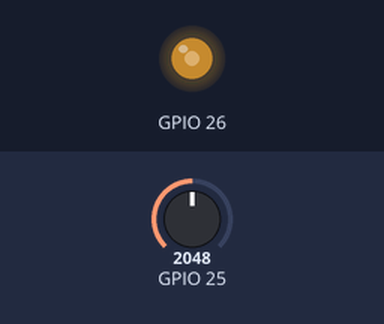
The sketch below on a simulated ESP32. Shown: output pins drawn as LEDs (lit = HIGH). Inputs (shaded band) come from the test bench; at power-on: GPIO 25 = 2048. What the sketch prints to the serial monitor is not drawn.

Above: at 1.2 s.
1.3 s: GPIO 25 set to 1673
At 1.7 s:
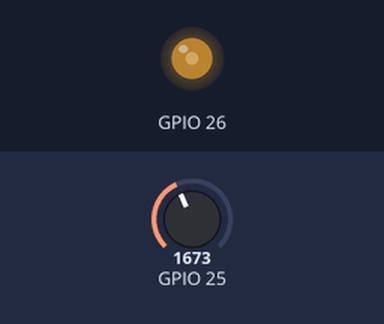
4.3 s: GPIO 25 set to 1545
At 5.3 s:
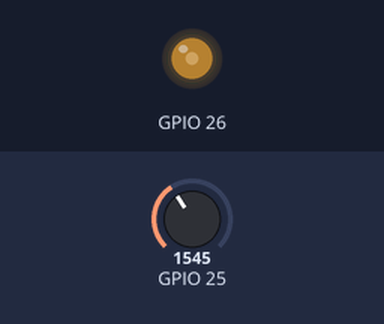
5.8 s: GPIO 25 set to 1032
At 6.6 s:
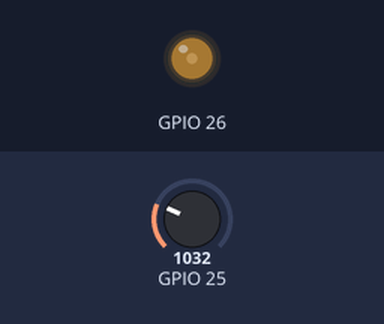
7.3 s: GPIO 25 set to 951
At 8.7 s:
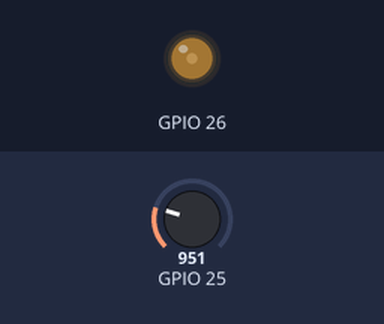
10.3 s: GPIO 25 set to 170
At 11.1 s:
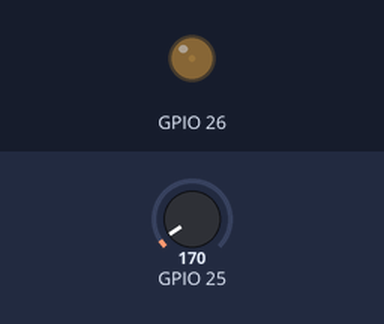
11.8 s: GPIO 25 set to 153
At 12.2 s:
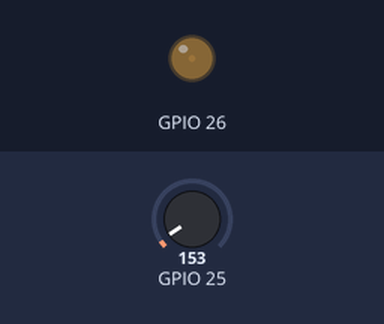
Timing chart, 0 to 14.8 s (numbered marks = the images above; inputs shaded):
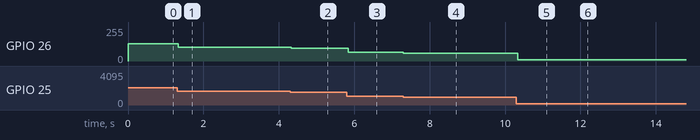

Measured:
- after the input at 1.3 s, GPIO 26: 128/255 → 104/255 at once
- after the input at 4.3 s, GPIO 26: 104/255 → 96/255 at once
- after the input at 5.8 s, GPIO 26: 96/255 → 64/255 at once
- after the input at 7.3 s, GPIO 26: 64/255 → 59/255 at once
- after the input at 10.3 s, GPIO 26: 59/255 → 10/255 at once
- after the input at 11.8 s, GPIO 26: 10/255 → 9/255 at once

The sketch:

changelight1205.ino
```cpp
#include <analogWrite.h>
void setup() {
  pinMode(25, INPUT);
  pinMode(26, OUTPUT);
  Serial.begin(9600);
}

double inputVal;
int outputVal;

void loop() {
  inputVal = analogRead(25);

  outputVal = inputVal / 16;


  analogWrite(26,outputVal);

  Serial.print("輸出電壓:");
  Serial.print(outputVal);
  Serial.print("輸入電壓:");
  Serial.println(inputVal);

  delay(10);
}
```
